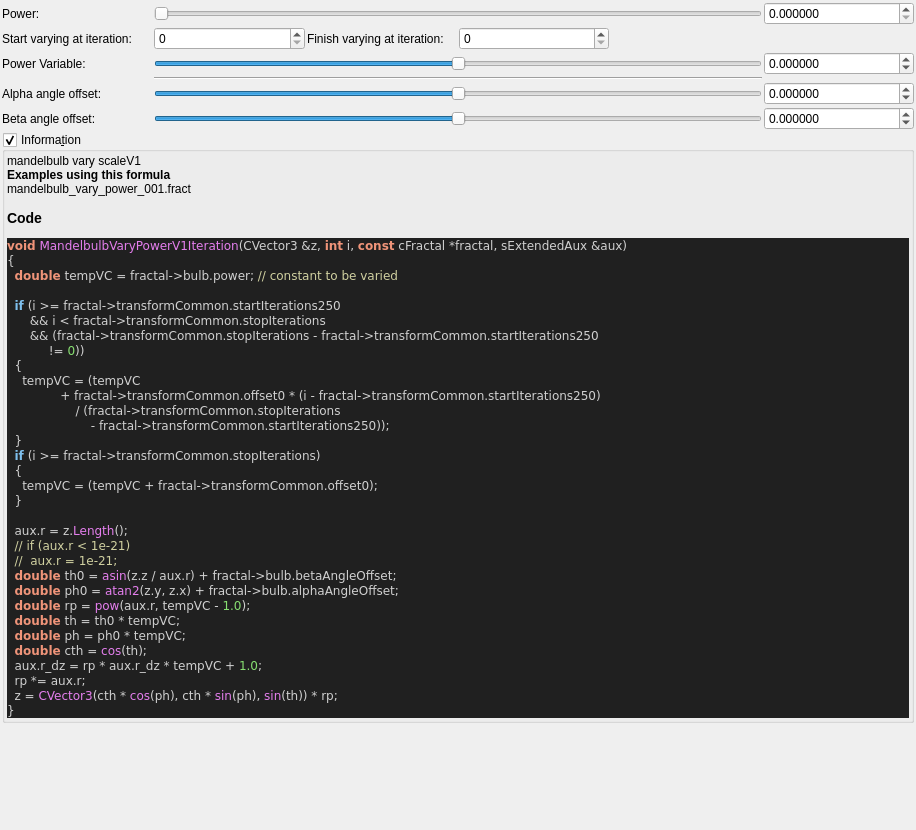
<?xml version="1.0" encoding="UTF-8"?>
<ui version="4.0">
 <class>mandelbulb_vary_powerV1</class>
 <widget class="QWidget" name="Form">
  <property name="geometry">
   <rect>
    <x>0</x>
    <y>0</y>
    <width>916</width>
    <height>830</height>
   </rect>
  </property>
  <property name="windowTitle">
   <string notr="true">mandelbulb_vary_powerV1</string>
  </property>
  <layout class="QVBoxLayout" name="verticalLayout">
   <property name="spacing">
    <number>2</number>
   </property>
   <property name="leftMargin">
    <number>2</number>
   </property>
   <property name="topMargin">
    <number>2</number>
   </property>
   <property name="rightMargin">
    <number>2</number>
   </property>
   <property name="bottomMargin">
    <number>2</number>
   </property>
   <item>
    <layout class="QGridLayout" name="gridLayout_36">
     <property name="spacing">
      <number>2</number>
     </property>
     <item row="2" column="5">
      <widget class="MyDoubleSpinBox" name="spinbox_transf_offset_0">
       <property name="sizePolicy">
        <sizepolicy hsizetype="Minimum" vsizetype="Maximum">
         <horstretch>0</horstretch>
         <verstretch>0</verstretch>
        </sizepolicy>
       </property>
       <property name="prefix">
        <string/>
       </property>
       <property name="suffix">
        <string/>
       </property>
       <property name="decimals">
        <number>6</number>
       </property>
       <property name="minimum">
        <double>-99.998999999999995</double>
       </property>
       <property name="maximum">
        <double>99.998999999999995</double>
       </property>
       <property name="singleStep">
        <double>0.100000000000000</double>
       </property>
      </widget>
     </item>
     <item row="1" column="1">
      <widget class="MySpinBox" name="spinboxInt_transf_start_iterations_250">
       <property name="sizePolicy">
        <sizepolicy hsizetype="Minimum" vsizetype="Maximum">
         <horstretch>0</horstretch>
         <verstretch>0</verstretch>
        </sizepolicy>
       </property>
       <property name="maximum">
        <number>250</number>
       </property>
      </widget>
     </item>
     <item row="1" column="4" colspan="2">
      <spacer name="horizontalSpacer_17">
       <property name="orientation">
        <enum>Qt::Horizontal</enum>
       </property>
       <property name="sizeHint" stdset="0">
        <size>
         <width>40</width>
         <height>20</height>
        </size>
       </property>
      </spacer>
     </item>
     <item row="2" column="1" colspan="4">
      <widget class="QSlider" name="slider_transf_offset_0">
       <property name="sizePolicy">
        <sizepolicy hsizetype="Expanding" vsizetype="Maximum">
         <horstretch>0</horstretch>
         <verstretch>0</verstretch>
        </sizepolicy>
       </property>
       <property name="minimum">
        <number>-20000000</number>
       </property>
       <property name="maximum">
        <number>20000000</number>
       </property>
       <property name="value">
        <number>0</number>
       </property>
       <property name="sliderPosition">
        <number>0</number>
       </property>
       <property name="orientation">
        <enum>Qt::Horizontal</enum>
       </property>
      </widget>
     </item>
     <item row="1" column="3">
      <widget class="MySpinBox" name="spinboxInt_transf_stop_iterations">
       <property name="sizePolicy">
        <sizepolicy hsizetype="Minimum" vsizetype="Maximum">
         <horstretch>0</horstretch>
         <verstretch>0</verstretch>
        </sizepolicy>
       </property>
       <property name="maximum">
        <number>250</number>
       </property>
      </widget>
     </item>
     <item row="2" column="0">
      <widget class="QLabel" name="label_81">
       <property name="text">
        <string>Power Variable:</string>
       </property>
      </widget>
     </item>
     <item row="1" column="2">
      <widget class="QLabel" name="label_169">
       <property name="text">
        <string>Finish varying at iteration:</string>
       </property>
      </widget>
     </item>
     <item row="4" column="0">
      <widget class="QLabel" name="label_85">
       <property name="text">
        <string>Alpha angle offset:</string>
       </property>
      </widget>
     </item>
     <item row="5" column="0">
      <widget class="QLabel" name="label_91">
       <property name="text">
        <string>Beta angle offset:</string>
       </property>
      </widget>
     </item>
     <item row="0" column="0">
      <widget class="QLabel" name="label_92">
       <property name="text">
        <string>Power:</string>
       </property>
      </widget>
     </item>
     <item row="1" column="0">
      <widget class="QLabel" name="label_171">
       <property name="text">
        <string>Start varying at iteration:</string>
       </property>
      </widget>
     </item>
     <item row="3" column="1" colspan="4">
      <widget class="Line" name="line_29">
       <property name="orientation">
        <enum>Qt::Horizontal</enum>
       </property>
      </widget>
     </item>
     <item row="0" column="5">
      <widget class="MyDoubleSpinBox" name="spinbox_power">
       <property name="sizePolicy">
        <sizepolicy hsizetype="Minimum" vsizetype="Maximum">
         <horstretch>0</horstretch>
         <verstretch>0</verstretch>
        </sizepolicy>
       </property>
       <property name="prefix">
        <string/>
       </property>
       <property name="suffix">
        <string/>
       </property>
       <property name="decimals">
        <number>6</number>
       </property>
       <property name="minimum">
        <double>0.000000000000000</double>
       </property>
       <property name="maximum">
        <double>99.999899999999997</double>
       </property>
       <property name="singleStep">
        <double>0.100000000000000</double>
       </property>
      </widget>
     </item>
     <item row="4" column="5">
      <widget class="MyDoubleSpinBox" name="spinbox_alpha_angle_offset">
       <property name="sizePolicy">
        <sizepolicy hsizetype="Minimum" vsizetype="Maximum">
         <horstretch>0</horstretch>
         <verstretch>0</verstretch>
        </sizepolicy>
       </property>
       <property name="prefix">
        <string/>
       </property>
       <property name="suffix">
        <string/>
       </property>
       <property name="decimals">
        <number>6</number>
       </property>
       <property name="minimum">
        <double>-36000.000000000000000</double>
       </property>
       <property name="maximum">
        <double>36000.000000000000000</double>
       </property>
       <property name="singleStep">
        <double>0.100000000000000</double>
       </property>
      </widget>
     </item>
     <item row="5" column="5">
      <widget class="MyDoubleSpinBox" name="spinbox_beta_angle_offset">
       <property name="sizePolicy">
        <sizepolicy hsizetype="Minimum" vsizetype="Maximum">
         <horstretch>0</horstretch>
         <verstretch>0</verstretch>
        </sizepolicy>
       </property>
       <property name="prefix">
        <string/>
       </property>
       <property name="suffix">
        <string/>
       </property>
       <property name="decimals">
        <number>6</number>
       </property>
       <property name="minimum">
        <double>-36000.000000000000000</double>
       </property>
       <property name="maximum">
        <double>36000.000000000000000</double>
       </property>
       <property name="singleStep">
        <double>0.100000000000000</double>
       </property>
      </widget>
     </item>
     <item row="4" column="1" colspan="4">
      <widget class="QSlider" name="slider_alpha_angle_offset">
       <property name="sizePolicy">
        <sizepolicy hsizetype="Expanding" vsizetype="Maximum">
         <horstretch>0</horstretch>
         <verstretch>0</verstretch>
        </sizepolicy>
       </property>
       <property name="minimum">
        <number>-360000000</number>
       </property>
       <property name="maximum">
        <number>360000000</number>
       </property>
       <property name="value">
        <number>0</number>
       </property>
       <property name="sliderPosition">
        <number>0</number>
       </property>
       <property name="orientation">
        <enum>Qt::Horizontal</enum>
       </property>
      </widget>
     </item>
     <item row="5" column="1" colspan="4">
      <widget class="QSlider" name="slider_beta_angle_offset">
       <property name="sizePolicy">
        <sizepolicy hsizetype="Expanding" vsizetype="Maximum">
         <horstretch>0</horstretch>
         <verstretch>0</verstretch>
        </sizepolicy>
       </property>
       <property name="minimum">
        <number>-360000000</number>
       </property>
       <property name="maximum">
        <number>360000000</number>
       </property>
       <property name="value">
        <number>0</number>
       </property>
       <property name="sliderPosition">
        <number>0</number>
       </property>
       <property name="orientation">
        <enum>Qt::Horizontal</enum>
       </property>
      </widget>
     </item>
     <item row="0" column="1" colspan="4">
      <widget class="QSlider" name="slider_power">
       <property name="sizePolicy">
        <sizepolicy hsizetype="Expanding" vsizetype="Maximum">
         <horstretch>0</horstretch>
         <verstretch>0</verstretch>
        </sizepolicy>
       </property>
       <property name="maximum">
        <number>20000000</number>
       </property>
       <property name="singleStep">
        <number>1</number>
       </property>
       <property name="orientation">
        <enum>Qt::Horizontal</enum>
       </property>
      </widget>
     </item>
    </layout>
   </item>
   <item>
    <widget class="MyGroupBox" name="groupCheck_info">
     <property name="title">
      <string>Informa&amp;tion</string>
     </property>
     <property name="flat">
      <bool>false</bool>
     </property>
     <property name="checkable">
      <bool>true</bool>
     </property>
     <layout class="QVBoxLayout" name="verticalLayout_2">
      <property name="spacing">
       <number>2</number>
      </property>
      <property name="leftMargin">
       <number>2</number>
      </property>
      <property name="topMargin">
       <number>2</number>
      </property>
      <property name="rightMargin">
       <number>2</number>
      </property>
      <property name="bottomMargin">
       <number>2</number>
      </property>
      <item>
       <widget class="QLabel" name="label_code_content">
        <property name="text">
         <string notr="true">&lt;p&gt;mandelbulb vary scaleV1&lt;/p&gt;&lt;table&gt;
&lt;/table&gt;
&lt;br&gt;&lt;b&gt;Examples using this formula&lt;/b&gt;&lt;br&gt;mandelbulb_vary_power_001.fract&lt;h3&gt;Code&lt;/h3&gt;
&lt;body style=&quot;background-color:#202020&quot;&gt;
&lt;pre style=&quot;color:#d0d0d0; background-color:#202020;  font-family:'Courier New',monospace;&quot;&gt;&lt;span style=&quot;color:#f09479; font-weight:bold&quot;&gt;void&lt;/span&gt; &lt;span style=&quot;color:#e47eed&quot;&gt;MandelbulbVaryPowerV1Iteration&lt;/span&gt;&lt;span style=&quot;color:#d0d0d0&quot;&gt;(&lt;/span&gt;CVector3 &lt;span style=&quot;color:#d0d0d0&quot;&gt;&amp;amp;&lt;/span&gt;z&lt;span style=&quot;color:#d0d0d0&quot;&gt;,&lt;/span&gt; &lt;span style=&quot;color:#f09479; font-weight:bold&quot;&gt;int&lt;/span&gt; i&lt;span style=&quot;color:#d0d0d0&quot;&gt;,&lt;/span&gt; &lt;span style=&quot;color:#f09479; font-weight:bold&quot;&gt;const&lt;/span&gt; cFractal &lt;span style=&quot;color:#d0d0d0&quot;&gt;*&lt;/span&gt;fractal&lt;span style=&quot;color:#d0d0d0&quot;&gt;,&lt;/span&gt; sExtendedAux &lt;span style=&quot;color:#d0d0d0&quot;&gt;&amp;amp;&lt;/span&gt;aux&lt;span style=&quot;color:#d0d0d0&quot;&gt;)&lt;/span&gt;
&lt;span style=&quot;color:#d0d0d0&quot;&gt;{&lt;/span&gt;
  &lt;span style=&quot;color:#f09479; font-weight:bold&quot;&gt;double&lt;/span&gt; tempVC &lt;span style=&quot;color:#d0d0d0&quot;&gt;=&lt;/span&gt; fractal&lt;span style=&quot;color:#d0d0d0&quot;&gt;-&amp;gt;&lt;/span&gt;bulb&lt;span style=&quot;color:#d0d0d0&quot;&gt;.&lt;/span&gt;power&lt;span style=&quot;color:#d0d0d0&quot;&gt;;&lt;/span&gt; &lt;span style=&quot;color:#d0d0a0&quot;&gt;// constant to be varied&lt;/span&gt;

  &lt;span style=&quot;color:#7ec0ee; font-weight:bold&quot;&gt;if&lt;/span&gt; &lt;span style=&quot;color:#d0d0d0&quot;&gt;(&lt;/span&gt;i &lt;span style=&quot;color:#d0d0d0&quot;&gt;&amp;gt;=&lt;/span&gt; fractal&lt;span style=&quot;color:#d0d0d0&quot;&gt;-&amp;gt;&lt;/span&gt;transformCommon&lt;span style=&quot;color:#d0d0d0&quot;&gt;.&lt;/span&gt;startIterations250
      &lt;span style=&quot;color:#d0d0d0&quot;&gt;&amp;amp;&amp;amp;&lt;/span&gt; i &lt;span style=&quot;color:#d0d0d0&quot;&gt;&amp;lt;&lt;/span&gt; fractal&lt;span style=&quot;color:#d0d0d0&quot;&gt;-&amp;gt;&lt;/span&gt;transformCommon&lt;span style=&quot;color:#d0d0d0&quot;&gt;.&lt;/span&gt;stopIterations
      &lt;span style=&quot;color:#d0d0d0&quot;&gt;&amp;amp;&amp;amp; (&lt;/span&gt;fractal&lt;span style=&quot;color:#d0d0d0&quot;&gt;-&amp;gt;&lt;/span&gt;transformCommon&lt;span style=&quot;color:#d0d0d0&quot;&gt;.&lt;/span&gt;stopIterations &lt;span style=&quot;color:#d0d0d0&quot;&gt;-&lt;/span&gt; fractal&lt;span style=&quot;color:#d0d0d0&quot;&gt;-&amp;gt;&lt;/span&gt;transformCommon&lt;span style=&quot;color:#d0d0d0&quot;&gt;.&lt;/span&gt;startIterations250
           &lt;span style=&quot;color:#d0d0d0&quot;&gt;!=&lt;/span&gt; &lt;span style=&quot;color:#87df71&quot;&gt;0&lt;/span&gt;&lt;span style=&quot;color:#d0d0d0&quot;&gt;))&lt;/span&gt;
  &lt;span style=&quot;color:#d0d0d0&quot;&gt;{&lt;/span&gt;
    tempVC &lt;span style=&quot;color:#d0d0d0&quot;&gt;= (&lt;/span&gt;tempVC
              &lt;span style=&quot;color:#d0d0d0&quot;&gt;+&lt;/span&gt; fractal&lt;span style=&quot;color:#d0d0d0&quot;&gt;-&amp;gt;&lt;/span&gt;transformCommon&lt;span style=&quot;color:#d0d0d0&quot;&gt;.&lt;/span&gt;offset0 &lt;span style=&quot;color:#d0d0d0&quot;&gt;* (&lt;/span&gt;i &lt;span style=&quot;color:#d0d0d0&quot;&gt;-&lt;/span&gt; fractal&lt;span style=&quot;color:#d0d0d0&quot;&gt;-&amp;gt;&lt;/span&gt;transformCommon&lt;span style=&quot;color:#d0d0d0&quot;&gt;.&lt;/span&gt;startIterations250&lt;span style=&quot;color:#d0d0d0&quot;&gt;)&lt;/span&gt;
                  &lt;span style=&quot;color:#d0d0d0&quot;&gt;/ (&lt;/span&gt;fractal&lt;span style=&quot;color:#d0d0d0&quot;&gt;-&amp;gt;&lt;/span&gt;transformCommon&lt;span style=&quot;color:#d0d0d0&quot;&gt;.&lt;/span&gt;stopIterations
                      &lt;span style=&quot;color:#d0d0d0&quot;&gt;-&lt;/span&gt; fractal&lt;span style=&quot;color:#d0d0d0&quot;&gt;-&amp;gt;&lt;/span&gt;transformCommon&lt;span style=&quot;color:#d0d0d0&quot;&gt;.&lt;/span&gt;startIterations250&lt;span style=&quot;color:#d0d0d0&quot;&gt;));&lt;/span&gt;
  &lt;span style=&quot;color:#d0d0d0&quot;&gt;}&lt;/span&gt;
  &lt;span style=&quot;color:#7ec0ee; font-weight:bold&quot;&gt;if&lt;/span&gt; &lt;span style=&quot;color:#d0d0d0&quot;&gt;(&lt;/span&gt;i &lt;span style=&quot;color:#d0d0d0&quot;&gt;&amp;gt;=&lt;/span&gt; fractal&lt;span style=&quot;color:#d0d0d0&quot;&gt;-&amp;gt;&lt;/span&gt;transformCommon&lt;span style=&quot;color:#d0d0d0&quot;&gt;.&lt;/span&gt;stopIterations&lt;span style=&quot;color:#d0d0d0&quot;&gt;)&lt;/span&gt;
  &lt;span style=&quot;color:#d0d0d0&quot;&gt;{&lt;/span&gt;
    tempVC &lt;span style=&quot;color:#d0d0d0&quot;&gt;= (&lt;/span&gt;tempVC &lt;span style=&quot;color:#d0d0d0&quot;&gt;+&lt;/span&gt; fractal&lt;span style=&quot;color:#d0d0d0&quot;&gt;-&amp;gt;&lt;/span&gt;transformCommon&lt;span style=&quot;color:#d0d0d0&quot;&gt;.&lt;/span&gt;offset0&lt;span style=&quot;color:#d0d0d0&quot;&gt;);&lt;/span&gt;
  &lt;span style=&quot;color:#d0d0d0&quot;&gt;}&lt;/span&gt;

  aux&lt;span style=&quot;color:#d0d0d0&quot;&gt;.&lt;/span&gt;r &lt;span style=&quot;color:#d0d0d0&quot;&gt;=&lt;/span&gt; z&lt;span style=&quot;color:#d0d0d0&quot;&gt;.&lt;/span&gt;&lt;span style=&quot;color:#e47eed&quot;&gt;Length&lt;/span&gt;&lt;span style=&quot;color:#d0d0d0&quot;&gt;();&lt;/span&gt;
  &lt;span style=&quot;color:#d0d0a0&quot;&gt;// if (aux.r &amp;lt; 1e-21)&lt;/span&gt;
  &lt;span style=&quot;color:#d0d0a0&quot;&gt;//  aux.r = 1e-21;&lt;/span&gt;
  &lt;span style=&quot;color:#f09479; font-weight:bold&quot;&gt;double&lt;/span&gt; th0 &lt;span style=&quot;color:#d0d0d0&quot;&gt;=&lt;/span&gt; &lt;span style=&quot;color:#e47eed&quot;&gt;asin&lt;/span&gt;&lt;span style=&quot;color:#d0d0d0&quot;&gt;(&lt;/span&gt;z&lt;span style=&quot;color:#d0d0d0&quot;&gt;.&lt;/span&gt;z &lt;span style=&quot;color:#d0d0d0&quot;&gt;/&lt;/span&gt; aux&lt;span style=&quot;color:#d0d0d0&quot;&gt;.&lt;/span&gt;r&lt;span style=&quot;color:#d0d0d0&quot;&gt;) +&lt;/span&gt; fractal&lt;span style=&quot;color:#d0d0d0&quot;&gt;-&amp;gt;&lt;/span&gt;bulb&lt;span style=&quot;color:#d0d0d0&quot;&gt;.&lt;/span&gt;betaAngleOffset&lt;span style=&quot;color:#d0d0d0&quot;&gt;;&lt;/span&gt;
  &lt;span style=&quot;color:#f09479; font-weight:bold&quot;&gt;double&lt;/span&gt; ph0 &lt;span style=&quot;color:#d0d0d0&quot;&gt;=&lt;/span&gt; &lt;span style=&quot;color:#e47eed&quot;&gt;atan2&lt;/span&gt;&lt;span style=&quot;color:#d0d0d0&quot;&gt;(&lt;/span&gt;z&lt;span style=&quot;color:#d0d0d0&quot;&gt;.&lt;/span&gt;y&lt;span style=&quot;color:#d0d0d0&quot;&gt;,&lt;/span&gt; z&lt;span style=&quot;color:#d0d0d0&quot;&gt;.&lt;/span&gt;x&lt;span style=&quot;color:#d0d0d0&quot;&gt;) +&lt;/span&gt; fractal&lt;span style=&quot;color:#d0d0d0&quot;&gt;-&amp;gt;&lt;/span&gt;bulb&lt;span style=&quot;color:#d0d0d0&quot;&gt;.&lt;/span&gt;alphaAngleOffset&lt;span style=&quot;color:#d0d0d0&quot;&gt;;&lt;/span&gt;
  &lt;span style=&quot;color:#f09479; font-weight:bold&quot;&gt;double&lt;/span&gt; rp &lt;span style=&quot;color:#d0d0d0&quot;&gt;=&lt;/span&gt; &lt;span style=&quot;color:#e47eed&quot;&gt;pow&lt;/span&gt;&lt;span style=&quot;color:#d0d0d0&quot;&gt;(&lt;/span&gt;aux&lt;span style=&quot;color:#d0d0d0&quot;&gt;.&lt;/span&gt;r&lt;span style=&quot;color:#d0d0d0&quot;&gt;,&lt;/span&gt; tempVC &lt;span style=&quot;color:#d0d0d0&quot;&gt;-&lt;/span&gt; &lt;span style=&quot;color:#87df71&quot;&gt;1.0&lt;/span&gt;&lt;span style=&quot;color:#d0d0d0&quot;&gt;);&lt;/span&gt;
  &lt;span style=&quot;color:#f09479; font-weight:bold&quot;&gt;double&lt;/span&gt; th &lt;span style=&quot;color:#d0d0d0&quot;&gt;=&lt;/span&gt; th0 &lt;span style=&quot;color:#d0d0d0&quot;&gt;*&lt;/span&gt; tempVC&lt;span style=&quot;color:#d0d0d0&quot;&gt;;&lt;/span&gt;
  &lt;span style=&quot;color:#f09479; font-weight:bold&quot;&gt;double&lt;/span&gt; ph &lt;span style=&quot;color:#d0d0d0&quot;&gt;=&lt;/span&gt; ph0 &lt;span style=&quot;color:#d0d0d0&quot;&gt;*&lt;/span&gt; tempVC&lt;span style=&quot;color:#d0d0d0&quot;&gt;;&lt;/span&gt;
  &lt;span style=&quot;color:#f09479; font-weight:bold&quot;&gt;double&lt;/span&gt; cth &lt;span style=&quot;color:#d0d0d0&quot;&gt;=&lt;/span&gt; &lt;span style=&quot;color:#e47eed&quot;&gt;cos&lt;/span&gt;&lt;span style=&quot;color:#d0d0d0&quot;&gt;(&lt;/span&gt;th&lt;span style=&quot;color:#d0d0d0&quot;&gt;);&lt;/span&gt;
  aux&lt;span style=&quot;color:#d0d0d0&quot;&gt;.&lt;/span&gt;r_dz &lt;span style=&quot;color:#d0d0d0&quot;&gt;=&lt;/span&gt; rp &lt;span style=&quot;color:#d0d0d0&quot;&gt;*&lt;/span&gt; aux&lt;span style=&quot;color:#d0d0d0&quot;&gt;.&lt;/span&gt;r_dz &lt;span style=&quot;color:#d0d0d0&quot;&gt;*&lt;/span&gt; tempVC &lt;span style=&quot;color:#d0d0d0&quot;&gt;+&lt;/span&gt; &lt;span style=&quot;color:#87df71&quot;&gt;1.0&lt;/span&gt;&lt;span style=&quot;color:#d0d0d0&quot;&gt;;&lt;/span&gt;
  rp &lt;span style=&quot;color:#d0d0d0&quot;&gt;*=&lt;/span&gt; aux&lt;span style=&quot;color:#d0d0d0&quot;&gt;.&lt;/span&gt;r&lt;span style=&quot;color:#d0d0d0&quot;&gt;;&lt;/span&gt;
  z &lt;span style=&quot;color:#d0d0d0&quot;&gt;=&lt;/span&gt; &lt;span style=&quot;color:#e47eed&quot;&gt;CVector3&lt;/span&gt;&lt;span style=&quot;color:#d0d0d0&quot;&gt;(&lt;/span&gt;cth &lt;span style=&quot;color:#d0d0d0&quot;&gt;*&lt;/span&gt; &lt;span style=&quot;color:#e47eed&quot;&gt;cos&lt;/span&gt;&lt;span style=&quot;color:#d0d0d0&quot;&gt;(&lt;/span&gt;ph&lt;span style=&quot;color:#d0d0d0&quot;&gt;),&lt;/span&gt; cth &lt;span style=&quot;color:#d0d0d0&quot;&gt;*&lt;/span&gt; &lt;span style=&quot;color:#e47eed&quot;&gt;sin&lt;/span&gt;&lt;span style=&quot;color:#d0d0d0&quot;&gt;(&lt;/span&gt;ph&lt;span style=&quot;color:#d0d0d0&quot;&gt;),&lt;/span&gt; &lt;span style=&quot;color:#e47eed&quot;&gt;sin&lt;/span&gt;&lt;span style=&quot;color:#d0d0d0&quot;&gt;(&lt;/span&gt;th&lt;span style=&quot;color:#d0d0d0&quot;&gt;)) *&lt;/span&gt; rp&lt;span style=&quot;color:#d0d0d0&quot;&gt;;&lt;/span&gt;
&lt;span style=&quot;color:#d0d0d0&quot;&gt;}&lt;/span&gt;
&lt;/pre&gt;
&lt;/body&gt;</string>
        </property>
        <property name="wordWrap">
         <bool>true</bool>
        </property>
        <property name="openExternalLinks">
         <bool>true</bool>
        </property>
        <property name="textInteractionFlags">
         <set>Qt::LinksAccessibleByMouse|Qt::TextSelectableByMouse</set>
        </property>
       </widget>
      </item>
     </layout>
    </widget>
   </item>
   <item>
    <spacer name="verticalSpacer">
     <property name="orientation">
      <enum>Qt::Vertical</enum>
     </property>
     <property name="sizeHint" stdset="0">
      <size>
       <width>20</width>
       <height>40</height>
      </size>
     </property>
    </spacer>
   </item>
  </layout>
 </widget>
 <customwidgets>
  <customwidget>
   <class>MySpinBox</class>
   <extends>QSpinBox</extends>
   <header>my_spin_box.h</header>
  </customwidget>
  <customwidget>
   <class>MyGroupBox</class>
   <extends>QGroupBox</extends>
   <header>my_group_box.h</header>
   <container>1</container>
  </customwidget>
  <customwidget>
   <class>MyDoubleSpinBox</class>
   <extends>QDoubleSpinBox</extends>
   <header>my_double_spin_box.h</header>
  </customwidget>
 </customwidgets>
 <tabstops>
  <tabstop>slider_power</tabstop>
  <tabstop>spinbox_power</tabstop>
  <tabstop>spinboxInt_transf_start_iterations_250</tabstop>
  <tabstop>spinboxInt_transf_stop_iterations</tabstop>
  <tabstop>slider_transf_offset_0</tabstop>
  <tabstop>spinbox_transf_offset_0</tabstop>
  <tabstop>slider_alpha_angle_offset</tabstop>
  <tabstop>spinbox_alpha_angle_offset</tabstop>
  <tabstop>slider_beta_angle_offset</tabstop>
  <tabstop>spinbox_beta_angle_offset</tabstop>
  <tabstop>groupCheck_info</tabstop>
 </tabstops>
 <resources/>
 <connections/>
</ui>
